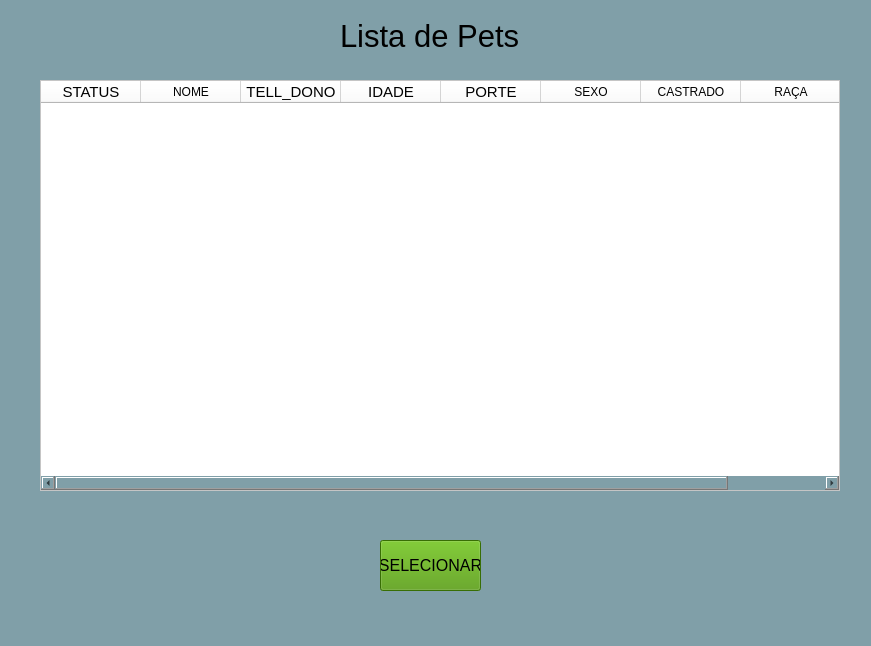
<?xml version="1.0" encoding="UTF-8"?>
<ui version="4.0">
 <class>MainWindow</class>
 <widget class="QMainWindow" name="MainWindow">
  <property name="geometry">
   <rect>
    <x>0</x>
    <y>0</y>
    <width>871</width>
    <height>646</height>
   </rect>
  </property>
  <property name="windowTitle">
   <string>MainWindow</string>
  </property>
  <property name="styleSheet">
   <string notr="true">background-color: rgb(128, 159, 168);</string>
  </property>
  <widget class="QWidget" name="centralwidget">
   <widget class="QLabel" name="label">
    <property name="geometry">
     <rect>
      <x>340</x>
      <y>20</y>
      <width>201</width>
      <height>31</height>
     </rect>
    </property>
    <property name="font">
     <font>
      <pointsize>23</pointsize>
     </font>
    </property>
    <property name="text">
     <string>Lista de Pets</string>
    </property>
   </widget>
   <widget class="QTableWidget" name="tableWidget">
    <property name="geometry">
     <rect>
      <x>40</x>
      <y>80</y>
      <width>800</width>
      <height>411</height>
     </rect>
    </property>
    <property name="styleSheet">
     <string notr="true">background-color: rgb(255, 255, 255);</string>
    </property>
    <column>
     <property name="text">
      <string>STATUS</string>
     </property>
     <property name="font">
      <font>
       <pointsize>11</pointsize>
      </font>
     </property>
    </column>
    <column>
     <property name="text">
      <string>NOME</string>
     </property>
    </column>
    <column>
     <property name="text">
      <string>TELL_DONO</string>
     </property>
     <property name="font">
      <font>
       <pointsize>11</pointsize>
      </font>
     </property>
    </column>
    <column>
     <property name="text">
      <string>IDADE</string>
     </property>
     <property name="font">
      <font>
       <pointsize>11</pointsize>
      </font>
     </property>
    </column>
    <column>
     <property name="text">
      <string>PORTE</string>
     </property>
     <property name="font">
      <font>
       <pointsize>11</pointsize>
      </font>
     </property>
    </column>
    <column>
     <property name="text">
      <string>SEXO</string>
     </property>
    </column>
    <column>
     <property name="text">
      <string>CASTRADO</string>
     </property>
    </column>
    <column>
     <property name="text">
      <string>RAÇA</string>
     </property>
    </column>
   </widget>
   <widget class="QPushButton" name="pushButton_3">
    <property name="geometry">
     <rect>
      <x>380</x>
      <y>540</y>
      <width>101</width>
      <height>51</height>
     </rect>
    </property>
    <property name="font">
     <font>
      <pointsize>12</pointsize>
     </font>
    </property>
    <property name="styleSheet">
     <string notr="true">background-color: rgb(78, 154, 6);</string>
    </property>
    <property name="text">
     <string>SELECIONAR</string>
    </property>
   </widget>
  </widget>
  <widget class="QMenuBar" name="menubar">
   <property name="geometry">
    <rect>
     <x>0</x>
     <y>0</y>
     <width>871</width>
     <height>22</height>
    </rect>
   </property>
  </widget>
  <widget class="QStatusBar" name="statusbar"/>
 </widget>
 <resources/>
 <connections/>
</ui>
